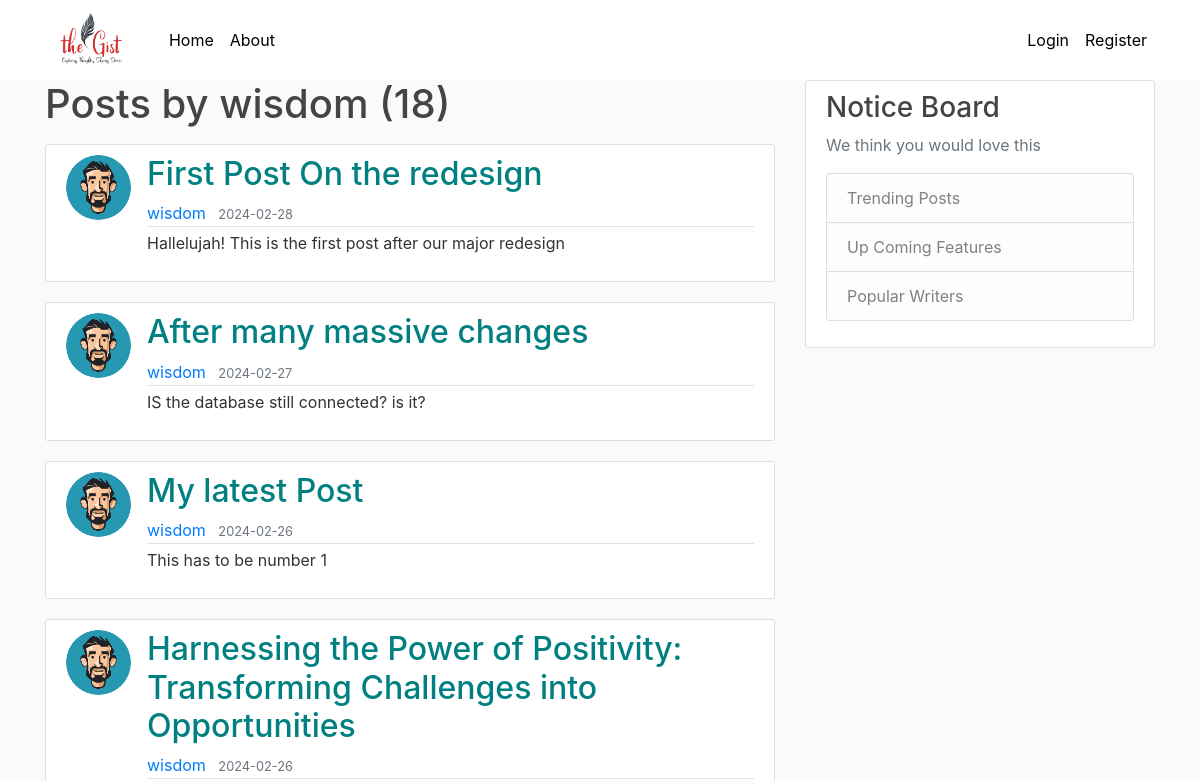
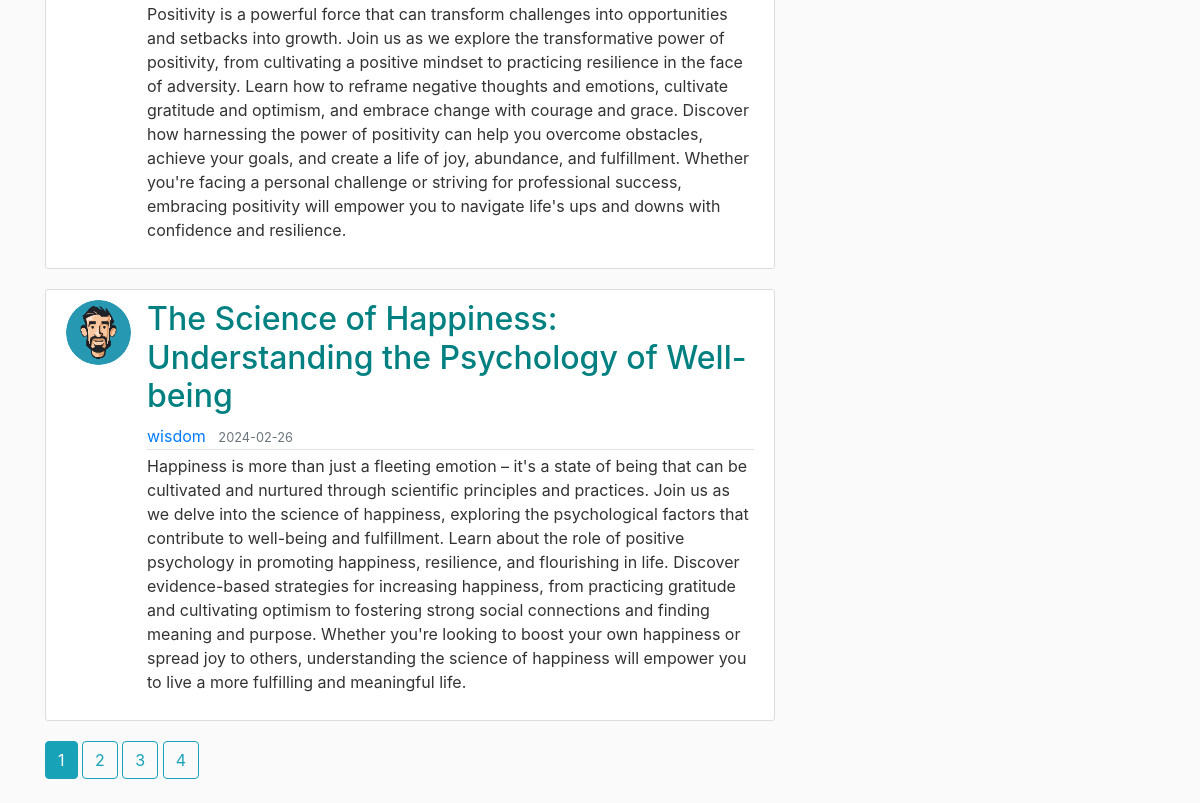
Page /user/wisdom on the earlier database version (2 pictures, top to bottom).
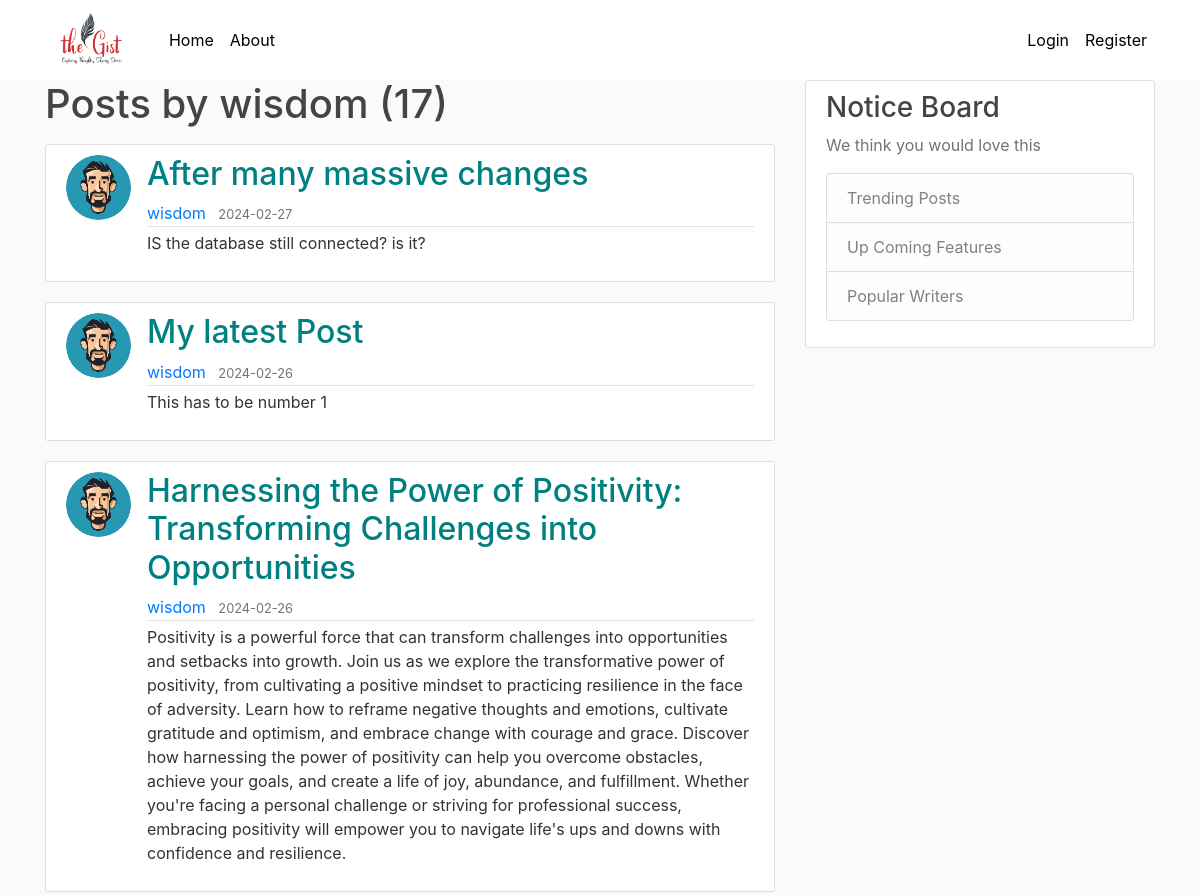
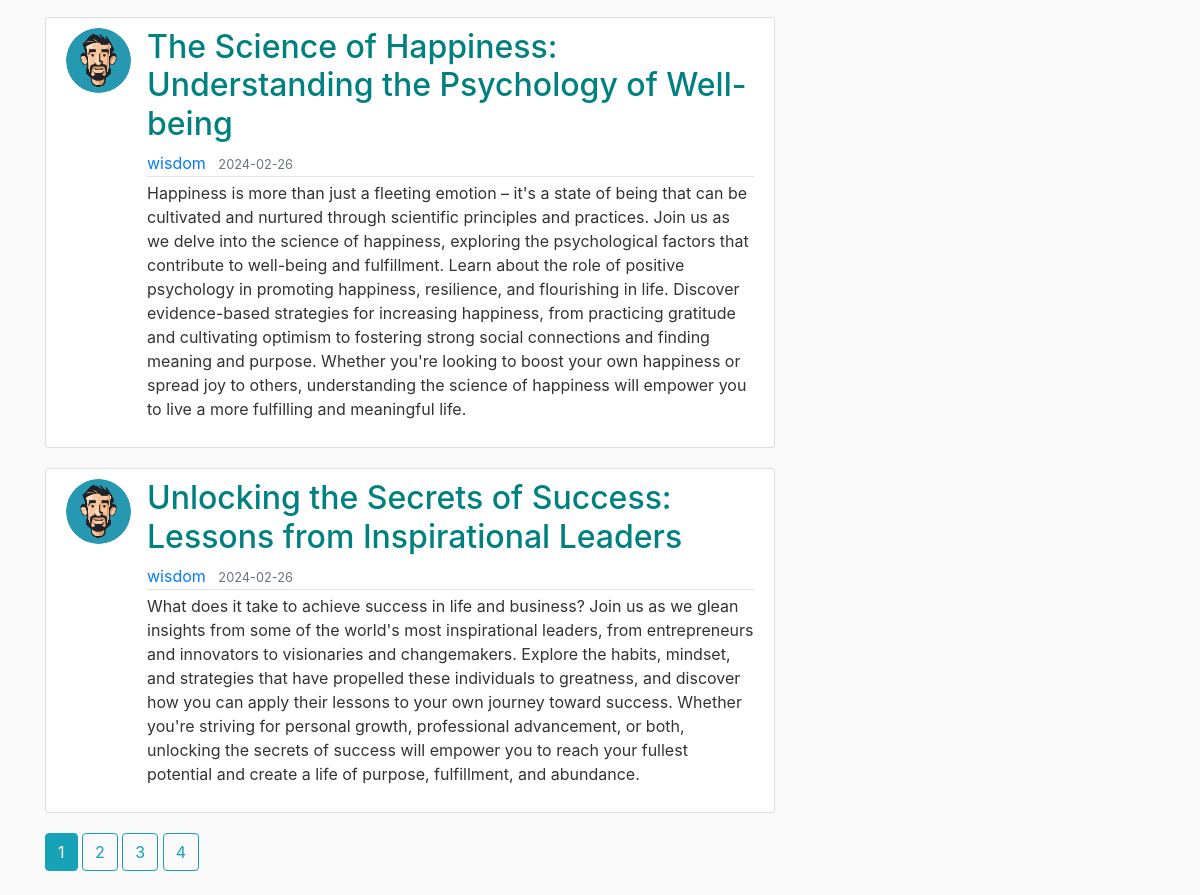
Same page on the later database version (2 pictures, top to bottom).
### flaskblog/models.py (models this page shows, shortened)
class Post(db.Model):
    id = db.Column(db.Integer, primary_key=True)
    title = db.Column(db.String(100), nullable=False)
    date_posted = db.Column(db.DateTime, nullable=False, default=datetime.utcnow)
    content = db.Column(db.Text, nullable=False)
    user_id = db.Column(db.Integer, db.ForeignKey('user.id'), nullable='False')

class User(db.Model, UserMixin):
    id = db.Column(db.Integer, primary_key=True)
    username = db.Column(db.String(20), unique=True, nullable=False)
    email = db.Column(db.String(120), unique=True, nullable=False)
    image_file = db.Column(db.String(20), nullable=False, default='default.jpg')
    password = db.Column(db.String(60), nullable=False)
    posts = db.relationship('Post', backref='author', lazy=True)

### flaskblog/users/routes.py (the view)
@users.route("/user/<string:username>")
def user_posts(username):
    page = request.args.get('page', 1, type=int)
    user = User.query.filter_by(username=username).first_or_404()
    posts = Post.query.filter_by(author=user)\
        .order_by(Post.date_posted.desc())\
        .paginate(page=page, per_page=5)
    return render_template('user_posts.html', posts=posts, user=user)

### flaskblog/templates/user_posts.html
{% extends "layout.html" %}
{% block content %}
    <h1 class="mb-3">Posts by {{ user.username }} ({{ posts.total }})</h1>
    {% for post in posts.items %}
        <article class="media content-section">
          <img class="rounded-circle article-img" src="{{ url_for('static', filename='profile_pics/' + post.author.image_file) }}">
          <div class="media-body">
            <h2><a class="article-title" href="{{ url_for('posts.post', post_id=post.id) }}">{{ post.title }}</a></h2>
            <div class="article-metadata">
              <a class="mr-2" href="{{ url_for('users.user_posts', username=post.author.username) }}">{{ post.author.username }}</a>
              <small class="text-muted">{{ post.date_posted.strftime('%Y-%m-%d') }}</small>
            </div>
            <p class="article-content">{{ post.content }}</p>
          </div>
        </article>
    {% endfor %}
    {% for page_num in posts.iter_pages(left_edge=1, right_edge=1, left_current=1, right_current=2) %}
      {% if page_num %}
        {% if posts.page == page_num %}
          <a class="btn btn-info mb-4" href="{{ url_for('users.user_posts', username=user.username, page=page_num) }}">{{ page_num }}</a>
        {% else %}
          <a class="btn btn-outline-info mb-4" href="{{ url_for('users.user_posts', username=user.username, page=page_num) }}">{{ page_num }}</a>
        {% endif %}
      {% else %}
        ...
      {% endif %}
    {% endfor %}
{% endblock content %}

Differences in the rows shown:
removed Post: image_file (picture), title "First Post On the redesign", author.username "wisdom", date_posted "2024-02-28", content "Hallelujah! This is the first post after our major redesign"
now on this page (row unchanged): Post: image_file (picture), title "Unlocking the Secrets of Success: Lessons from Inspirational Leaders", author.username "wisdom", date_posted "2024-02-26", content "What does it take to achieve success in life and business? Join us as we glean insights from some of the world's most inspirational leaders, from entrepreneurs and innovators to visionaries and changemakers. Explore the habits, mindset, and strategies that have propelled these individuals to greatness, and discover how you can apply their lessons to your own journey toward success. Whether you're striving for personal growth, professional advancement, or both, unlocking the secrets of success will empower you to reach your fullest potential and create a life of purpose, fulfillment, and abundance."
Other differences:
{{ posts.total }}: "18" → "17"
